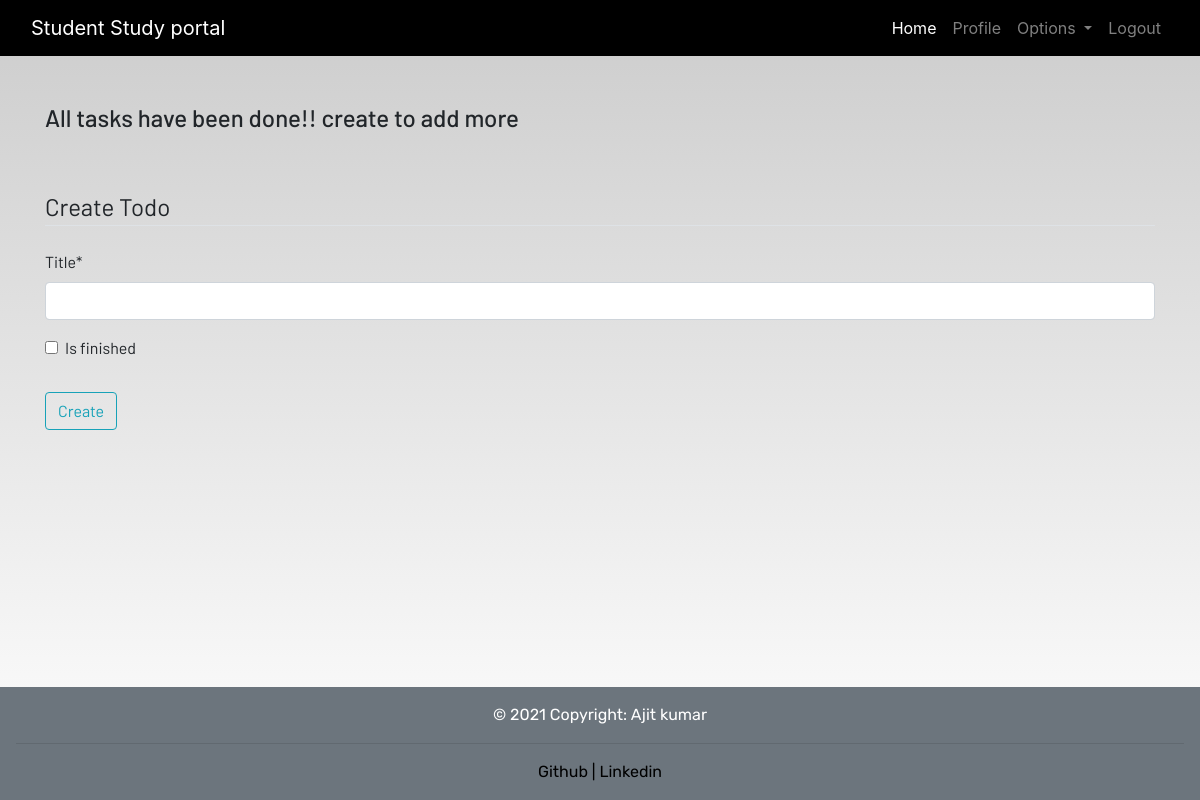
Before: /todo (signed in) with the older database file.
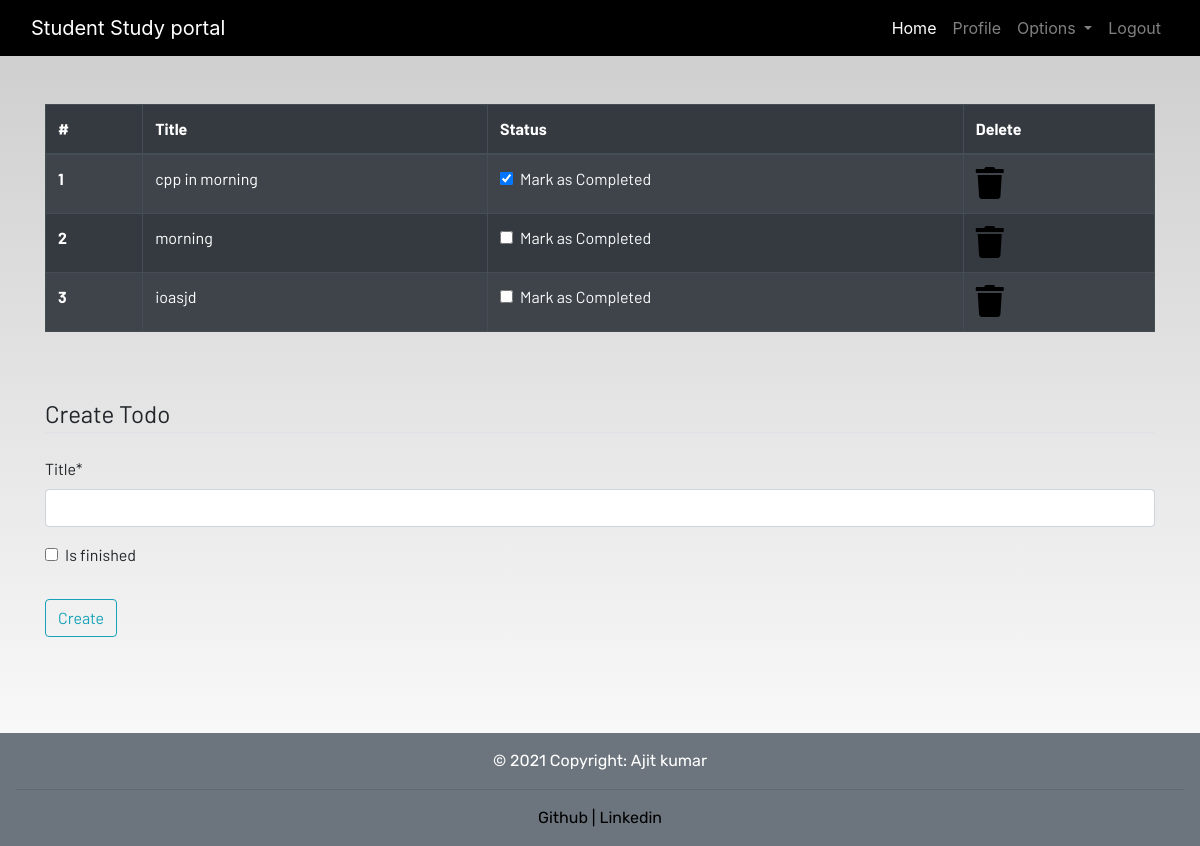
After: the same page with the newer database file.
### dashboard/models.py (models this page shows, shortened)
class Todo(models.Model):
    user = models.ForeignKey(User,on_delete=models.CASCADE)
    title = models.CharField(max_length=100)
    is_finished = models.BooleanField(default = False)

### dashboard/views.py (the view)
# urls.py: path('todo',views.todo,name="todo"),
@login_required
def todo (request):
    if request.method == 'POST':
        form = TodoForm(request.POST)
        if  form .is_valid():
            try:
                finished = request.POST["is_finished"]
                if finished == 'on':
                    finished = True
                else:
                    finished = False
            except:
                finished = False
            todos = Todo(
                user = request.user,
                title = request.POST['title'],
                is_finished = finished
            )
            todos.save()
            messages.success(request,f"Todo added from {request.user.username}!!")
    else:
        form = TodoForm()
    todo =Todo.objects.filter(user=request.user)
    if len(todo)== 0:
        todo_done = True
    else:
        todo_done = False
    return render (request,"dashboard/todo.html", {'todos':todo,'form':form,'todo_done':todo_done})

### dashboard/forms.py
class TodoForm(forms.ModelForm):
    class Meta:
        model = Todo
        fields = ['title','is_finished']

### dashboard/templates/dashboard/todo.html (shortened to what this page needs)
{% extends 'dashboard/base.html' %}
{% load static %}
{% block content %}
{% load crispy_forms_tags%}
<div class="container">
 {% if not todo_done %}
    <table class="table table-striped table-bordered table-hover table-dark">
        <thead>
            <tr>
                <th scope="col">#</th>
                <th scope="col">Title</th>
                <th scope="col">Status</th>
                <th scope="col">Delete</th>
            </tr>
        </thead>
        <tbody>
            <tr>
            {% for todo in  todos %}
                <th scope="row">{{forloop.counter}}</th>
                <td>{{todo.title}}</td>
                <td>
                    <a href="{% url 'update-todo' todo.id %}">
                        <div class="form-check">
                        {% if todo.is_finished == True %}
                            <input class="form-check-input" type="checkbox" value="" checked >
                            {% else %}
                            <input class="form-check-input" type="checkbox" value=""  >
                              {% endif %}
                            <label class="form-check-label text-light" for="flexCheckDefault">
                                Mark as Completed
                            </label>
                        </div>
                    </a>
                </td>
                <td><a href="{%  url 'delete-todo' todo.id %}"><i class="fa fa-trash fa-2x"></i></a></td>
            </tr>
            {% endfor %}
        </tbody>
    </table>
    {% else %}
    <h4>All tasks have been done!! create to add more</h4>
    {% endif %}
</div><br><br>
<div class="container">
    <form method="POST">
        <fieldset class="form-group">
            <legend class="border-bottom mb-4">Create Todo</legend>
                {{form|crispy}}
        </fieldset>
        <div class="form-group">
            <button href="" class="btn btn-outline-info" type="submit">
                Create
            </button>
        </div>
    </form>
</div>
{% endblock content %}

Changed rows visible on the page:
added Todo: title "cpp in morning"
added Todo: title "morning"
added Todo: title "ioasjd"
Other visible differences:
text no longer shown: "All tasks have been done!! create to add more"
text now shown: "# Title Status Delete"
